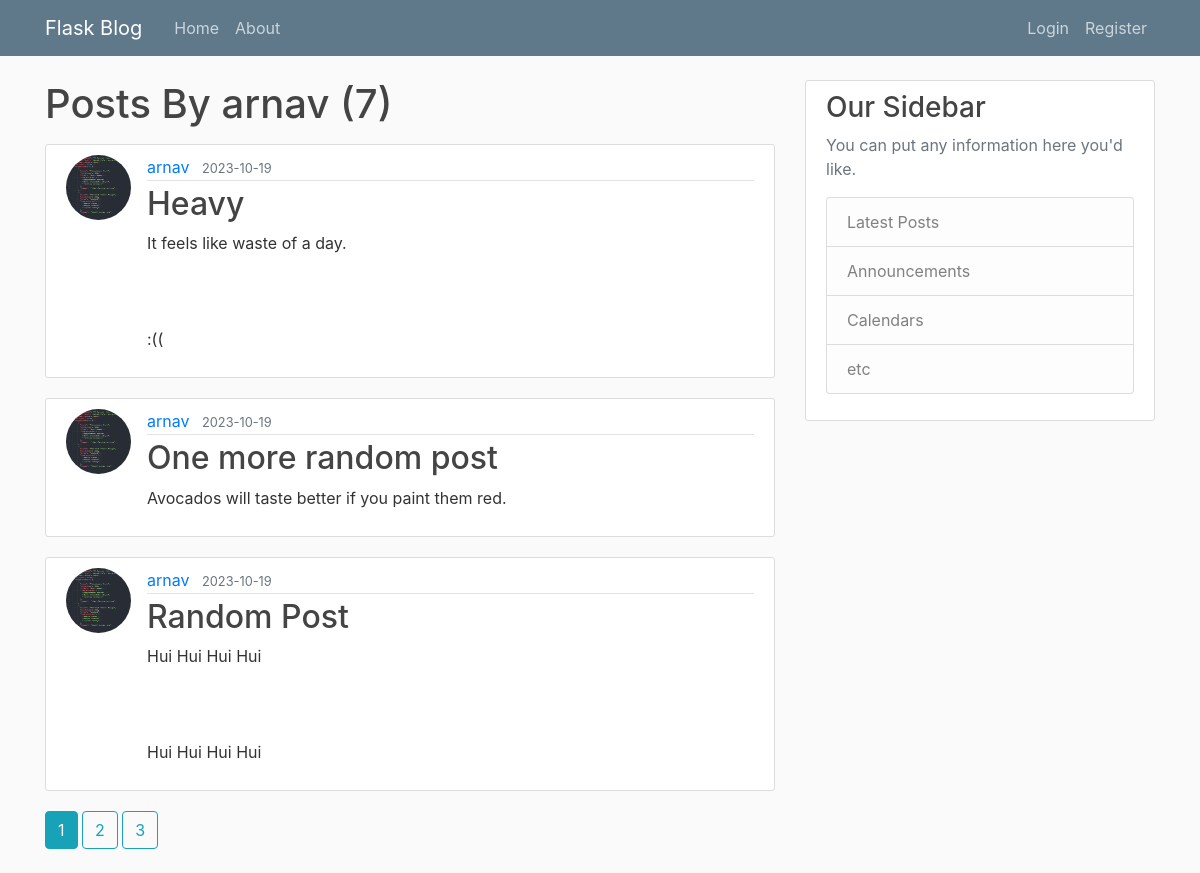
Screenshot of /user/arnav with the database file from the repository.
### flaskblog/models.py (models this page shows, shortened)
class User(db.Model, UserMixin):
    id=db.Column(db.Integer, primary_key=True, )
    username= db.Column(db.String(20), unique=True, nullable=False )
    email=db.Column(db.String(120), nullable=False)
    image_file=db.Column(db.String(120), nullable=False, default='default.jpg')
    password=db.Column(db.String(60), nullable=False)
    posts=db.relationship('Post', backref='author', lazy=True)

class Post(db.Model):
    id=db.Column(db.Integer, primary_key=True)
    title= db.Column(db.String(120), nullable=False)
    content= db.Column(db.Text, nullable=False)
    date_posted= db.Column(db.DateTime, nullable=False, default=datetime.utcnow)
    user_id= db.Column(db.Integer, db.ForeignKey('user.id'), nullable=False)

### flaskblog/routes.py (the view)
@app.route("/user/<string:username>")
def user_posts(username):
    page=request.args.get('page', 1, type=int)
    user = User.query.filter_by(username=username).first_or_404()
    posts  = Post.query.filter_by(author=user)\
            .order_by(Post.date_posted.desc())\
            .paginate(per_page=3 , page=page)
    return render_template('user_posts.html', posts=posts, title='Home', user=user, page=page)

### flaskblog/templates/user_posts.html
{% extends "layout.html"%}
{% block content %}
    <h1 class="mb-3">Posts By {{ user.username }} ({{ posts.total }})</h1>
    {% for post in posts%}
    <article class="media content-section">
        <img class="rounded-circle article-img" src="{{ url_for('static', filename='Profile_Pictures/' + post.author.image_file) }} ">
        <div class="media-body">
          <div class="article-metadata">
            <a class="mr-2" href="{{ url_for('user_posts', username=post.author.username, page=page_num) }}">{{ post.author.username}}</a>
            <small class="text-muted">{{ post.date_posted.strftime('%Y-%m-%d') }}</small>
          </div>
          <h2><a class="article-title" href="{{ url_for('post', post_id=post.id, page=page_num) }}">{{ post.title }}</a></h2>
          <p class="article-content">{{ post.content }}</p>
        </div>
    </article>
    {% endfor %}
    {% for page_num in posts.iter_pages(left_edge=1, right_edge=1, left_current=1, right_current=1) %}
      {% if page_num %}
        {% if posts.page == page_num %}
          <a class="btn btn-info mb-4" href="{{ url_for('user_posts', username=user.username, page=page_num) }}">{{ page_num }}</a>
        {% else %}
          <a class="btn btn-outline-info mb-4" href="{{ url_for('user_posts', username=user.username, page=page_num) }}">{{ page_num }}</a>
        {% endif %}
      {% else %}
        ...
      {% endif %}
    {% endfor %}
{% endblock content%}

### flaskblog/static/main.css (style rules this page uses)
body { background: #fafafa; color: #333333; margin-top: 5rem; }
h1, h2, h3, h4, h5, h6 { color: #444444; }
.content-section { background: #ffffff; padding: 10px 20px; border: 1px solid #dddddd; border-radius: 3px; margin-bottom: 20px; }
.article-title { color: #444444; }
.article-content { white-space: pre-line; }
.article-img { height: 65px; width: 65px; margin-right: 16px; }
.article-metadata { padding-bottom: 1px; margin-bottom: 4px; border-bottom: 1px solid #e3e3e3 }

### rows the page displays
User: username "arnav"
Post: image_file (picture), author.username "arnav", date_posted "2023-10-19", title "Heavy", content "It feels like waste of a day. :(("
Post: image_file (picture), author.username "arnav", date_posted "2023-10-19", title "One more random post", content "Avocados will taste better if you paint them red."
Post: image_file (picture), author.username "arnav", date_posted "2023-10-19", title "Random Post", content "Hui Hui Hui Hui Hui Hui Hui Hui"

### other values shown
{{ posts.total }} "7"
{{ page_num }} "1"
{{ page_num }} "2" "3"
